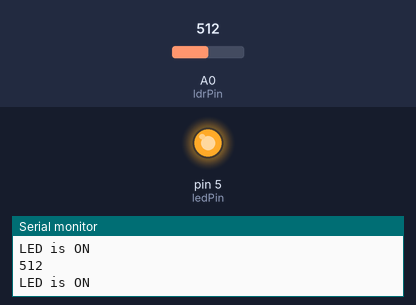
This sketch was run on a simulated Arduino Uno, built with avr-gcc and run on an emulated ATmega328P. On the bench: output pins drawn as LEDs (lit = HIGH), the last lines printed to the serial monitor. The test bench sets the inputs (shaded band); at power-on: A0 (ldrPin) = 512.

Above: at 1.2 s.
1.3 s: A0 (ldrPin) set to 309
4.3 s: A0 (ldrPin) set to 285
At 4.7 s:
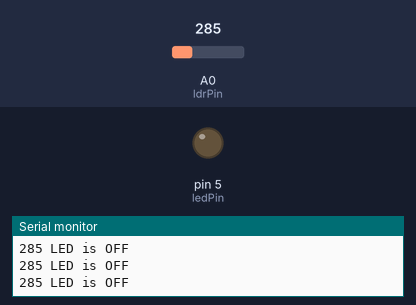
5.8 s: A0 (ldrPin) set to 306
At 7.0 s:
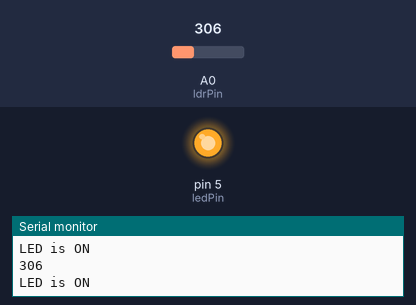
7.3 s: A0 (ldrPin) set to 290
At 8.0 s:
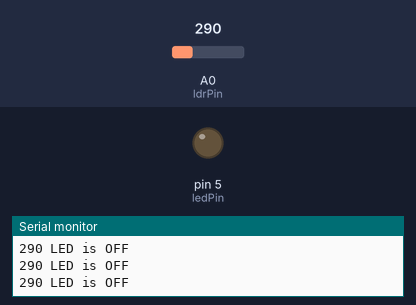
Timing chart, 0 to 9.8 s (numbered marks = the images above; inputs shaded):
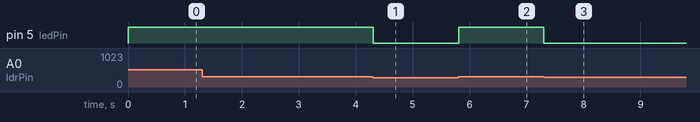

The sketch:

8.Automatic_Street_light.ino
```cpp
const int ledPin = 5;//D1 pin
const int ldrPin = A0;
int ldrStatus;

void setup() {

Serial.begin(9600);

pinMode(ledPin, OUTPUT);

pinMode(ldrPin, INPUT);

}

void loop() {

int ldrStatus = analogRead(ldrPin);//read light intensity

if (ldrStatus <=300) {

digitalWrite(ledPin, LOW);
Serial.print(ldrStatus);
Serial.println(" LED is OFF");

}

else {

digitalWrite(ledPin, HIGH);
Serial.println("LED is ON");
Serial.println(ldrStatus);


}

}
```

Measured:
- the behaviour switches between 301 and 300 on A0 (ldrPin) (found by bisection; images 0 and 1)
- after the input at 4.3 s, pin 5 (ledPin): HIGH → LOW at once
- after the input at 5.8 s, pin 5 (ledPin): LOW → HIGH at once
- after the input at 7.3 s, pin 5 (ledPin): HIGH → LOW at once
